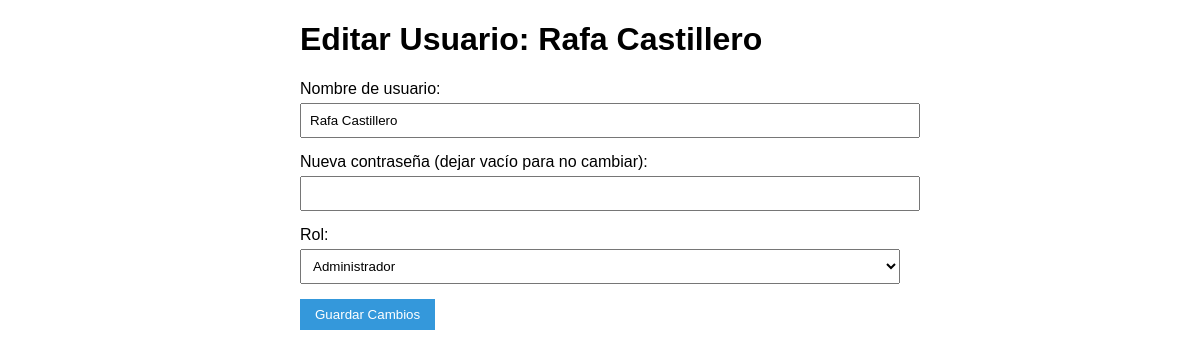
Screenshot of /tiempo_trabajo/admin/editar_usuario.php?id=4 (signed in) with the database file from the repository.
### tables this page shows
CREATE TABLE `usuarios` (
  `id` int NOT NULL,
  `trabajador_id` int DEFAULT NULL,
  `username` varchar(50) NOT NULL,
  `password_hash` varchar(255) NOT NULL,
  `rol` enum('admin','supervisor','empleado') DEFAULT 'empleado',
  `activo` tinyint(1) DEFAULT '1',
  `fecha_creacion` timestamp NULL DEFAULT CURRENT_TIMESTAMP
);

CREATE TABLE `trabajadores` (
  `id` int NOT NULL,
  `nombre` varchar(50) NOT NULL,
  `apellido` varchar(50) NOT NULL,
  `dni` varchar(9) NOT NULL,
  `telefono` varchar(15) NOT NULL,
  `email` varchar(100) NOT NULL,
  `departamento` varchar(50) NOT NULL
);

### tiempo_trabajo/admin/editar_usuario.php (the view, shortened to what this page needs)
<?php
require '../auth.php';
$usuario_id = $_GET['id'];
$stmt = $pdo->prepare("
    SELECT u.*, t.nombre, t.apellido
    FROM usuarios u
    JOIN trabajadores t ON u.trabajador_id = t.id
    WHERE u.id = ?
");
$stmt->execute([$usuario_id]);
$usuario = $stmt->fetch();
?>
<!DOCTYPE html>
<html lang="es">
<head>
</head>
<body>
    <div class="container">
        <h1>Editar Usuario: <?= htmlspecialchars($usuario['nombre'] . ' ' . $usuario['apellido']) ?></h1>
        <form method="post">
            <div class="form-group">
                <label>Nombre de usuario:</label>
                <input type="text" name="username" value="<?= htmlspecialchars($usuario['username']) ?>" required>
            </div>
            <div class="form-group">
                <label>Nueva contraseña (dejar vacío para no cambiar):</label>
                <input type="password" name="password">
            </div>
            <div class="form-group">
                <label>Rol:</label>
                <select name="rol" required>
                    <option value="admin" <?= $usuario['rol'] === 'admin' ? 'selected' : '' ?>>Administrador</option>
                </select>
            </div>
            <button type="submit" class="btn">Guardar Cambios</button>
        </form>
    </div>
</body>
</html>

### tiempo_trabajo/admin/editar_usuario.php (style rules this page uses)
body { font-family: Arial, sans-serif; margin: 20px; }
.container { max-width: 600px; margin: 0 auto; }
.form-group { margin-bottom: 15px; }
label { display: block; margin-bottom: 5px; }
input, select { width: 100%; padding: 8px; }
.btn { padding: 8px 15px; background: #3498db; color: white; border: none; cursor: pointer; }

### rows the page displays
usuarios: trabajador.apellido "Rafa Castillero", username "Rafa Castillero", rol "Administrador"
